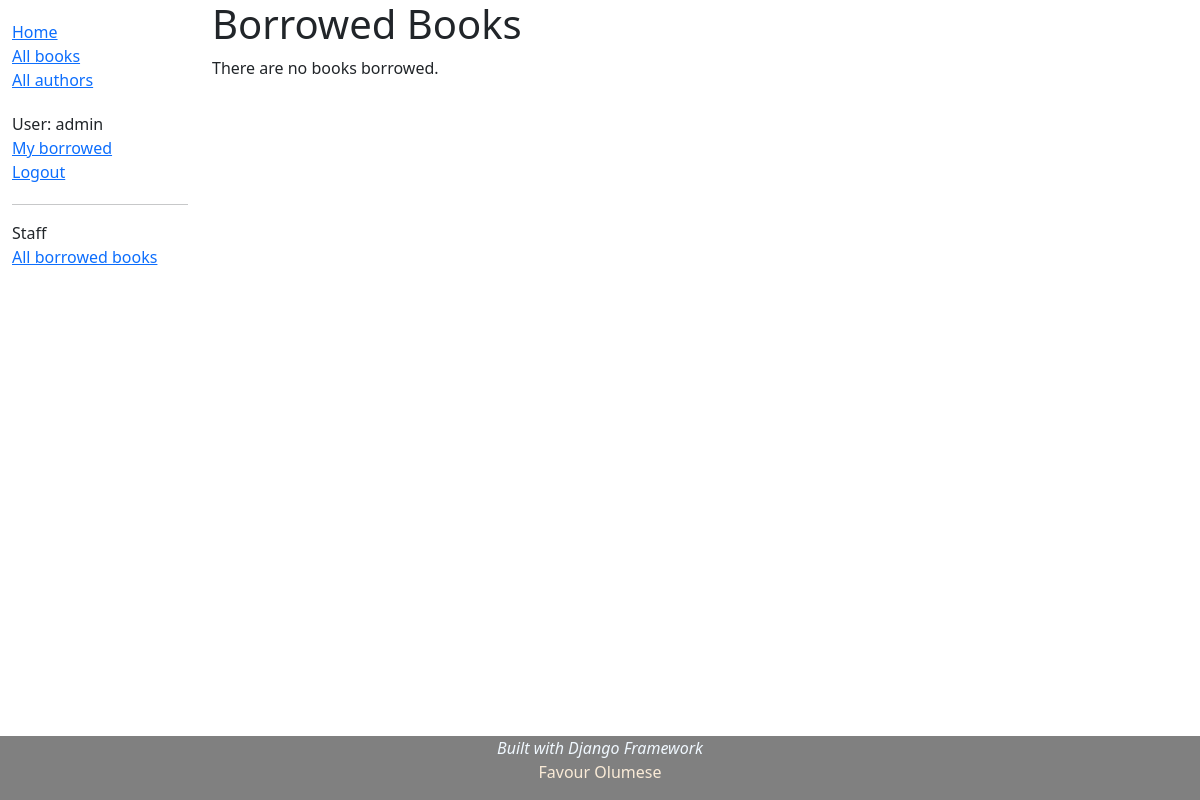
Before: /catalog/mybooks/ (signed in) with the older database file.
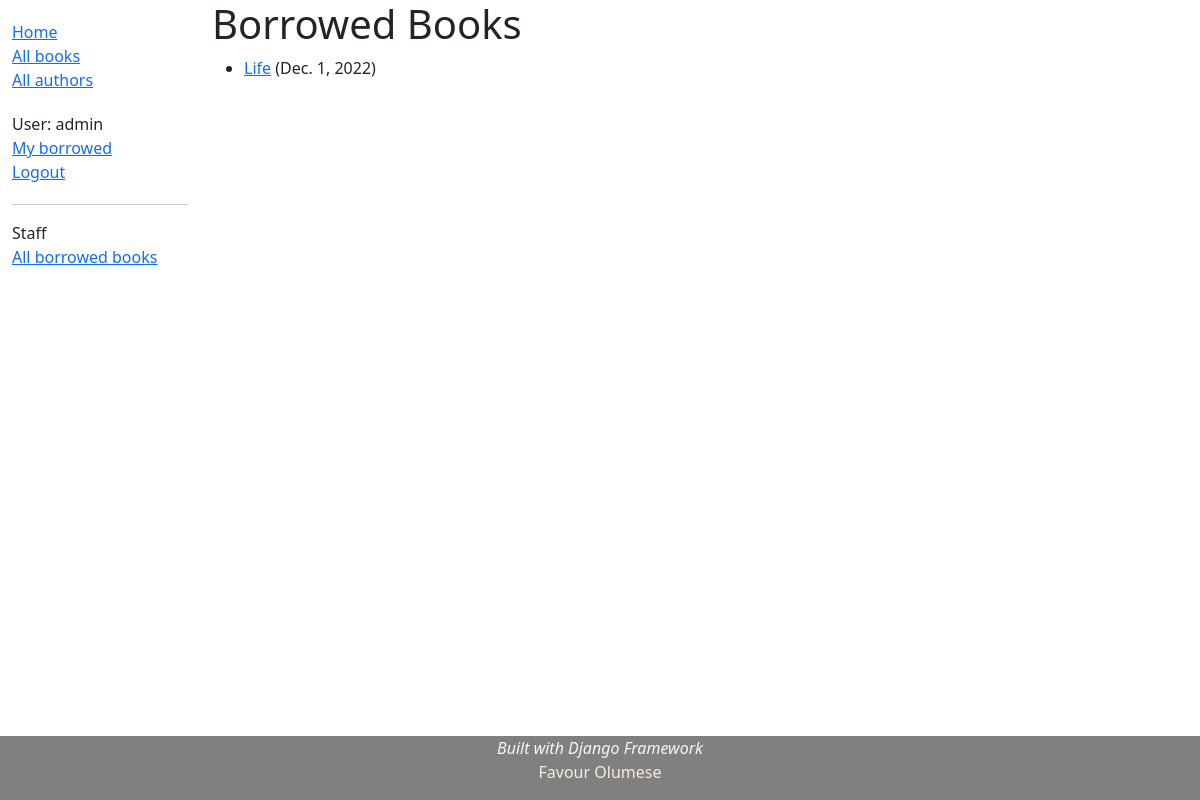
After: the same page with the newer database file.
### catalog/models.py (models this page shows, shortened)
class BookInstance(models.Model):
    id = models.UUIDField(primary_key=True, default=uuid.uuid4,
        help_text='Unique ID for this particular book across whole library.')
    book = models.ForeignKey('Book', on_delete=models.RESTRICT, null=True)
    imprint = models.CharField(max_length=200)
    due_back = models.DateField(null=True, blank=True)
    borrower = models.ForeignKey(User, on_delete=models.SET_NULL, null=True, blank=True)
    LOAN_STATUS = (
        ('m', 'Maintenance'),
        ('o', 'On loan'),
        ('a', 'Available'),
        ('r', 'Reserved'),
    )
    status = models.CharField(
        max_length=1,
        choices=LOAN_STATUS,
        blank=True,
        default='m',
        help_text='Book availabilty'
    )
    class Meta:
        ordering = ['due_back']
        permissions = (("can_mark_returned", "Set book as returned"),
                        ("can_renew", "Renew book due date"),
                        )
    @property
    def is_overdue(self):
        return bool(self.due_back and date.today() > self.due_back)

class Book(models.Model):
    title = models.CharField(max_length=200)
    author = models.ForeignKey('Author', on_delete=models.SET_NULL, null=True)
    summary = models.TextField(max_length=1000,
    help_text = 'Enter a brief description of the book')
    isbn = models.CharField('ISBN', max_length=13, unique=True,
    help_text='13 Character <a href="https://www.isbn-international.org/\
    content/what-isbn">ISBN number</a>')
    genre = models.ManyToManyField(Genre,
    help_text='Select a genre for this book.')
    language = models.ForeignKey('Language', on_delete=models.SET_NULL, null=True)
    def display_genre(self):
        """Create a string for the Genre. This is required to display
        genre in Admin. The ManyToManyField prevent the __str__
        from performing this function."""
        return ', '.join(genre.name for genre in self.genre.all()[:3])
    display_genre.short_description = 'Genre'
    class Meta:
        permissions = (('can_edit_books', 'Edit books\' details'),)

### catalog/views.py (the view)
# urls.py: path('mybooks/', views.LoanedBooksByUserListView.as_view(), name='my-borrowed'),
class LoanedBooksByUserListView(LoginRequiredMixin, generic.ListView):
    model = BookInstance
    template_name = 'catalog/bookinstance_list_borrowed_user.html'
    paginate_by = 10
    def get_queryset(self):
        return BookInstance.objects.filter(borrower=self.request.user).filter(status__exact='o').order_by('due_back')

### catalog/templates/catalog/bookinstance_list_borrowed_user.html (shortened to what this page needs)
{% extends "catalog/base_generic.html" %}
{% block content %}
    <h1>Borrowed Books</h1>
    {% if bookinstance_list %}
        <ul>
            {% for bookinst in bookinstance_list %}
                <li class="{% if bookinst.is_overdue %}text-danger{% endif %}">
                    <a href="{% url 'book-detail' bookinst.book.pk %}">{{ bookinst.book.title }}</a> ({{ bookinst.due_back }})
                </li>
            {% endfor %}
        </ul>
    {% else %}
        <p>There are no books borrowed.</p>
    {% endif %}
{% endblock %}

Changed rows visible on the page:
added BookInstance: book "Life", due_back "Dec. 1, 2022"
Other visible differences:
text no longer shown: "There are no books borrowed."
